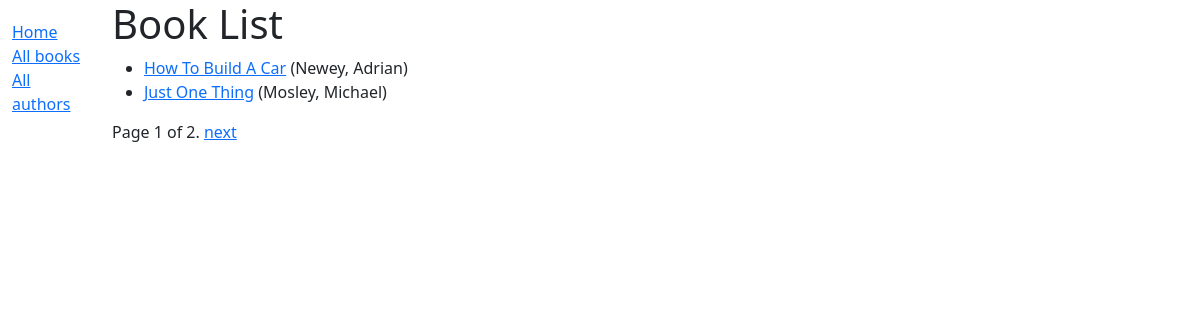
Page /ERP/books/ on the committed database.
### ERP/models.py (models this page shows, shortened)
class Book(models.Model):
    title = models.CharField(max_length=200, help_text="enter the Books Title")
    author = models.ForeignKey("Author", on_delete=models.SET_NULL, null = True)
    summary = models.TextField(max_length=1000, help_text="Enter a brief description")
    isbn = models.CharField("ISBN", max_length=13, unique=True, help_text="13 char ISBN num")
    genre = models.ManyToManyField(Genre, help_text="select a genre for this book")
    language = models.ForeignKey('Language', on_delete=models.SET_NULL, null=True)
    class Meta:
        ordering = ["title", "author"]
    def display_genre(self):
        """Creates a string for the Genre. This is required to display the Genre in the Admin Terminal."""
        return ', '.join([genre.name for genre in self.genre.all()[:3]])
    display_genre.short_description = "Genre"
    def get_absolute_url(self):
        return reverse('book-detail', args = [str(self.id)])

class Author(models.Model):
    first_name = models.CharField(max_length=100)
    last_name = models.CharField(max_length=100)
    date_of_birth = models.DateField(null = True, blank = True)
    date_of_death = models.DateField('Died', null=True, blank = True)
    class Meta:
        ordering = ['last_name', 'first_name']
    def __str__(self):
        return f'{self.last_name}, {self.first_name}'

### ERP/views.py (the view)
# urls.py: path("books/", views.BookListView.as_view(), name='books'),
class BookListView(generic.ListView):
    model = Book
    paginate_by = 2
    context_object_name = "book_list"
    def get_queryset(self):
        return Book.objects.all()
    def get_context_data(self, **kwargs):
        context = super(BookListView, self).get_context_data(**kwargs)
        context["some_data"] = "this is additional data"
        return context

### ERP/templates/ERP/book_list.html
{% extends "base_generic.html" %}
{% block content %}
  <h1>Book List</h1>
  {% if book_list %}
    <ul>
      {% for book in book_list %}
      <li>
        <a href="{{ book.get_absolute_url }}">{{ book.title }}</a>
        ({{book.author}})
      </li>
      {% endfor %}
    </ul>
  {% else %}
    <p>There are no books in the library.</p>
  {% endif %}
{% endblock %}

### rows in the picture
Book: title "How To Build A Car", author "Newey, Adrian"
Book: title "Just One Thing", author "Mosley, Michael"

### other values in the picture
{{ page_obj.number }} "1"
{{ page_obj.paginator.num_pages }} "2"
